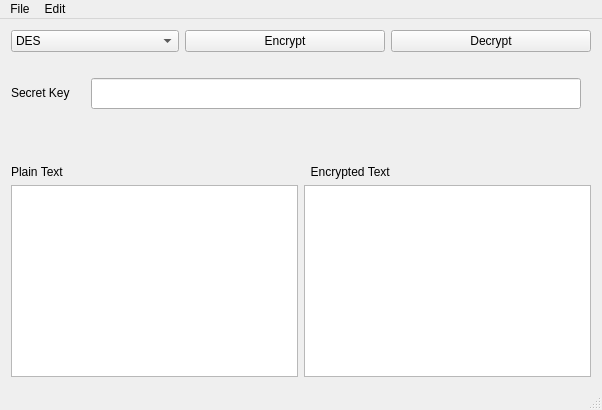
<?xml version="1.0" encoding="UTF-8"?>
<ui version="4.0">
 <class>MainWindow</class>
 <widget class="QMainWindow" name="MainWindow">
  <property name="geometry">
   <rect>
    <x>0</x>
    <y>0</y>
    <width>602</width>
    <height>410</height>
   </rect>
  </property>
  <property name="windowTitle">
   <string>Encryption Algorithms</string>
  </property>
  <widget class="QWidget" name="centralWidget">
   <layout class="QVBoxLayout" name="verticalLayout_3">
    <item>
     <layout class="QHBoxLayout" name="horizontalLayout">
      <item>
       <widget class="QComboBox" name="comboBox">
        <property name="toolTip">
         <string>Choose Encryption Algorithm</string>
        </property>
        <property name="statusTip">
         <string/>
        </property>
        <item>
         <property name="text">
          <string>DES</string>
         </property>
        </item>
        <item>
         <property name="text">
          <string>AES</string>
         </property>
        </item>
       </widget>
      </item>
      <item>
       <widget class="QPushButton" name="pushButton_encrypt">
        <property name="enabled">
         <bool>true</bool>
        </property>
        <property name="sizePolicy">
         <sizepolicy hsizetype="Fixed" vsizetype="Fixed">
          <horstretch>0</horstretch>
          <verstretch>0</verstretch>
         </sizepolicy>
        </property>
        <property name="minimumSize">
         <size>
          <width>200</width>
          <height>0</height>
         </size>
        </property>
        <property name="cursor">
         <cursorShape>ArrowCursor</cursorShape>
        </property>
        <property name="toolTip">
         <string>Encrypt Input Text</string>
        </property>
        <property name="whatsThis">
         <string/>
        </property>
        <property name="styleSheet">
         <string notr="true"/>
        </property>
        <property name="text">
         <string>Encrypt</string>
        </property>
        <property name="shortcut">
         <string/>
        </property>
        <property name="checkable">
         <bool>true</bool>
        </property>
        <property name="checked">
         <bool>false</bool>
        </property>
        <property name="autoDefault">
         <bool>false</bool>
        </property>
        <property name="default">
         <bool>false</bool>
        </property>
        <property name="flat">
         <bool>false</bool>
        </property>
       </widget>
      </item>
      <item>
       <widget class="QPushButton" name="pushButton_decrypt">
        <property name="sizePolicy">
         <sizepolicy hsizetype="Fixed" vsizetype="Fixed">
          <horstretch>0</horstretch>
          <verstretch>0</verstretch>
         </sizepolicy>
        </property>
        <property name="minimumSize">
         <size>
          <width>200</width>
          <height>0</height>
         </size>
        </property>
        <property name="toolTip">
         <string>Decrypt input text</string>
        </property>
        <property name="text">
         <string>Decrypt</string>
        </property>
        <property name="checkable">
         <bool>false</bool>
        </property>
        <property name="checked">
         <bool>false</bool>
        </property>
       </widget>
      </item>
     </layout>
    </item>
    <item>
     <widget class="QStackedWidget" name="stackedWidget">
      <property name="frameShadow">
       <enum>QFrame::Plain</enum>
      </property>
      <property name="currentIndex">
       <number>0</number>
      </property>
      <widget class="QWidget" name="AES">
       <widget class="QLineEdit" name="AES_lineEdit_key">
        <property name="geometry">
         <rect>
          <x>80</x>
          <y>20</y>
          <width>490</width>
          <height>31</height>
         </rect>
        </property>
       </widget>
       <widget class="QLabel" name="label_7">
        <property name="geometry">
         <rect>
          <x>0</x>
          <y>20</y>
          <width>81</width>
          <height>30</height>
         </rect>
        </property>
        <property name="whatsThis">
         <string>&lt;html&gt;
&lt;head/&gt;
&lt;body&gt;
&lt;p&gt;&lt;br/&gt;&lt;/p&gt;
&lt;/body&gt;
&lt;/html&gt;</string>
        </property>
        <property name="text">
         <string>Secret Key</string>
        </property>
       </widget>
      </widget>
     </widget>
    </item>
    <item>
     <layout class="QHBoxLayout" name="horizontalLayout_2">
      <item>
       <layout class="QVBoxLayout" name="verticalLayout">
        <item>
         <widget class="QLabel" name="label">
          <property name="text">
           <string>Plain Text</string>
          </property>
         </widget>
        </item>
        <item>
         <widget class="QPlainTextEdit" name="plainTextEdit_plain"/>
        </item>
       </layout>
      </item>
      <item>
       <layout class="QVBoxLayout" name="verticalLayout_2">
        <item>
         <widget class="QLabel" name="label_2">
          <property name="text">
           <string>  Encrypted Text</string>
          </property>
         </widget>
        </item>
        <item>
         <widget class="QPlainTextEdit" name="plainTextEdit_encrypted"/>
        </item>
       </layout>
      </item>
     </layout>
    </item>
   </layout>
  </widget>
  <widget class="QMenuBar" name="menuBar">
   <property name="geometry">
    <rect>
     <x>0</x>
     <y>0</y>
     <width>602</width>
     <height>22</height>
    </rect>
   </property>
   <widget class="QMenu" name="menuFile">
    <property name="title">
     <string>File</string>
    </property>
    <addaction name="actionNew"/>
    <addaction name="actionOpen"/>
    <addaction name="separator"/>
    <addaction name="actionSave_Plain_Text"/>
    <addaction name="actionSave_Encrypted_Text"/>
    <addaction name="separator"/>
    <addaction name="actionExit"/>
   </widget>
   <widget class="QMenu" name="menuEdit">
    <property name="title">
     <string>Edit</string>
    </property>
    <addaction name="actionReset_Fields"/>
    <addaction name="separator"/>
    <addaction name="actionClear_Plain_Text"/>
    <addaction name="actionClear_Encrypted_Text"/>
   </widget>
   <addaction name="menuFile"/>
   <addaction name="menuEdit"/>
  </widget>
  <widget class="QStatusBar" name="statusBar"/>
  <action name="actionReset_Fields">
   <property name="text">
    <string>Reset</string>
   </property>
  </action>
  <action name="actionClear_Plain_Text">
   <property name="text">
    <string>Clear Plain Text</string>
   </property>
  </action>
  <action name="actionClear_Encrypted_Text">
   <property name="text">
    <string>Clear Encrypted Text</string>
   </property>
  </action>
  <action name="actionAbout_Qt">
   <property name="text">
    <string>About Qt</string>
   </property>
  </action>
  <action name="actionExit">
   <property name="text">
    <string>Exit</string>
   </property>
  </action>
  <action name="actionOpen">
   <property name="text">
    <string>Open</string>
   </property>
  </action>
  <action name="actionNew">
   <property name="text">
    <string>New</string>
   </property>
  </action>
  <action name="actionSave_Plain_Text">
   <property name="text">
    <string>Save as Plain Text</string>
   </property>
  </action>
  <action name="actionSave_Encrypted_Text">
   <property name="text">
    <string>Save as Encrypted Text</string>
   </property>
  </action>
 </widget>
 <layoutdefault spacing="6" margin="11"/>
 <resources/>
 <connections/>
</ui>
